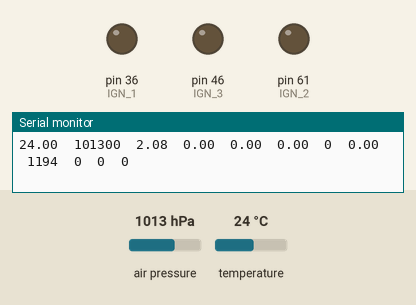
Recording of a sketch running on a simulated Arduino Mega 2560, built for the host (arithmetic inside an expression is 32-bit, double 64-bit). On the bench: output pins drawn as LEDs (lit = HIGH), the last lines printed to the serial monitor. The inputs (shaded band) are chosen by the test bench; at power-on: air pressure 1013 hPa, temperature 24 °C. Storage starts empty.

Above: at 1.2 s.
1.3 s: air pressure set to 1016 hPa
At 1.8 s:
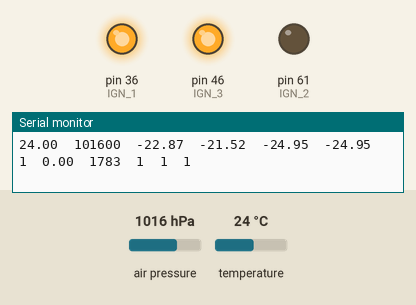
2.9 s: air pressure set to 952 hPa
At 5.6 s:
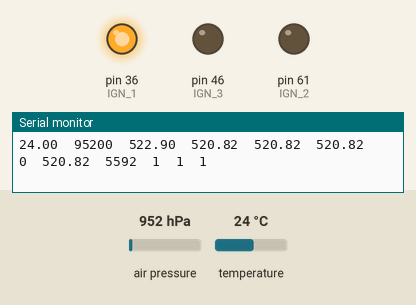
5.9 s: air pressure set to 954 hPa
At 6.5 s:
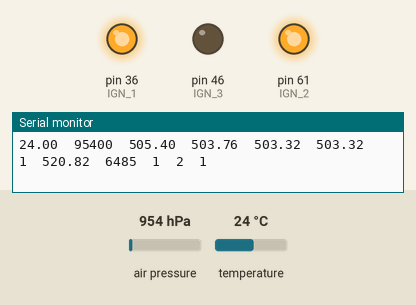
Timing chart, 0 to 13.0 s (numbered marks = the images above; inputs shaded):
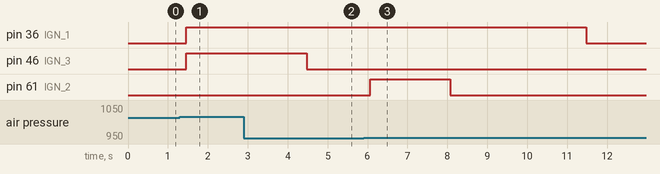

Measured:
- the behaviour switches between 1013 and 1014 hPa on air pressure (found by bisection; images 0 and 1)
- the behaviour switches between 952 and 953 hPa on air pressure (found by bisection; images 2 and 3)
- after the input at 1.3 s, pin 36 (IGN_1), pin 46 (IGN_3): LOW → HIGH after 0.16 s
- after the input at 2.9 s, pin 61 (IGN_2): stays LOW (without the input it goes to HIGH after 2.6 s)
- after the input at 5.9 s, pin 61 (IGN_2): LOW → HIGH after 0.16 s, → LOW 2.0 s later

The sketch:

C_Augusto.ino
```cpp
#include <Adafruit_BMP085.h>
#include <SPI.h>
#include <SD.h>

Adafruit_BMP085 bmp;

#define AMOSTRAS 20
#ifdef ARDUINO_AVR_MEGA2560
#define SD_CS_PIN 53
#else
#define SD_CS_PIN 10
#endif // ARDUINO_AVR_MEGA2560

#define IGN_1 36	/*act1*/
#define IGN_2 61	/*act2*/
#define IGN_3 46	/*act3*/
#define IGN_4 55	/*act4*/

#define HEAL_1 68	/*health 1*/
#define HEAL_2 62	/*health 2*/
#define HEAL_3 56	/*health 3*/
#define HEAL_4 58	/*health 4*/

#define BUZZ_PIN A0
#define BUZZ_CMD LOW

HardwareSerial &LoRa(Serial3);
HardwareSerial &GPS(Serial1);

const int chipSelect = 53;
float leituras[AMOSTRAS];
float leituras2[AMOSTRAS];
float soma = 0;
float soma2 = 0;
int indice = 0;
int indice1 = 0;
float altitudeTarada = 0;
char nomeSD[15];
int contagemSD = 0;
int contagemQUEDA = 0;
float alturaMAX = 0;
String dataString = "";
int altitude0ou1 = 0;
unsigned long tempoantigo = 0;
unsigned long tempoantigo2 = 0;
unsigned long tempoantigo3 = 0;
unsigned long temponovo = 0;
const long intervalo = 1000;
int paraquedascontador = 0;
int tempoparaquedas = 0;
int alturaparaquedas = 0;
int IGNSTATUS = LOW;
int IGNSTATUS2 = LOW;
int IGNSTATUS3 = LOW;
int desativarign = 0;
int desativarign2 = 0;
int desativarign3 = 0;

void setup() {
  Serial.begin(115200);
  if (!bmp.begin()) {
    Serial.println("Nao foi possivel encontrar o bmp085, verificar as conexoes!");
    while (1) {}
  }

  pinMode(IGN_1, OUTPUT);
  pinMode(IGN_2, OUTPUT);
  pinMode(IGN_3, OUTPUT);
  //pinMode(IGN_4,OUTPUT);

  for (int i = 0; i < 10; i++) {
    altitudeTarada += bmp.readAltitude();
  }
  altitudeTarada /= 10.0;

  Serial.println("Temperatura\tPressao\tAltitude\tNivel do mar\tAltitude Filtrada\tAltura\tParaquedas\tTempo");

  while (!Serial);

  Serial.print("Initializing SD card...");

  if (!SD.begin(chipSelect)) {
    Serial.println("initialization failed. Things to check:");
    Serial.println("1. is a card inserted?");
    Serial.println("2. is your wiring correct?");
    Serial.println("3. did you change the chipSelect pin to match your shield or module?");
    Serial.println("Note: press reset button on the board and reopen this Serial Monitor after fixing your issue!");
    while (true);
  }

  File dataFile = SD.open(nomeSD, FILE_WRITE);

do {
  if (contagemSD == 0) {
    sprintf(nomeSD, "dataC.txt");
  } else {
    sprintf(nomeSD, "dataC%03d.txt", contagemSD);
  }
  contagemSD++;

} while (SD.exists(nomeSD));

Serial.println(nomeSD);

dataFile = SD.open(nomeSD, FILE_WRITE);

if (dataFile) {
  dataFile.println("Temperatura\tPressao\tAltitude\tNivel do mar\tAltitude Filtrada\tAltura\t");
  dataFile.close();
} else {
  Serial.print("Erro ao abrir o arquivo: ");
  Serial.println(nomeSD);
}

Serial.println("initialization done.");

}

void loop() {

  float altitude = bmp.readAltitude();
  float altura = altitude - altitudeTarada;

  soma = soma - leituras[indice] + altura;
  leituras[indice] = altura;
  indice = (indice + 1) % AMOSTRAS;

  float altitudeFiltrada = soma / AMOSTRAS;

  soma2 = soma2 - leituras2[indice1] + altitudeFiltrada;
  leituras2[indice1] = altitudeFiltrada;
  indice1 = (indice1 + 1) % AMOSTRAS;
  float altitudeFiltrada2 = soma2 / AMOSTRAS;


  if(altitudeFiltrada2 < alturaMAX){
      contagemQUEDA++;
  }
  else if(altitudeFiltrada2 > alturaMAX){
    contagemQUEDA = 0;
    alturaMAX = altitudeFiltrada2;
  }

    if(contagemQUEDA >= 10){
      altitude0ou1 = 1;
    }else if (contagemQUEDA > 10 || contagemQUEDA < 10){
      altitude0ou1 = 0;
    }


  unsigned long tempoatual = millis();

  if (altitude0ou1 == 1 && desativarign == 0){
    IGNSTATUS = HIGH;
    digitalWrite(IGN_1,IGNSTATUS);
    tempoantigo = tempoatual;
    desativarign = 1;
  }
  if (tempoatual - tempoantigo >= 10000 && desativarign == 1){
    IGNSTATUS = LOW;
    digitalWrite(IGN_1,IGNSTATUS);
    desativarign = 2;
  }


  if (altitude0ou1 == 1 && desativarign2 == 0){
    tempoantigo2 = tempoatual;
    desativarign2 = 1;
  }
  if (altitude0ou1 == 1 && tempoatual - tempoantigo2 >= 4000 && desativarign2 == 1){
    IGNSTATUS2 = HIGH;
    digitalWrite(IGN_2, IGNSTATUS2);
    desativarign2 = 2;
    temponovo = tempoatual;
  }

  if (tempoatual - temponovo >= 2000 && desativarign2 == 2){
    IGNSTATUS2 = LOW;
    digitalWrite(IGN_2,IGNSTATUS2);
    desativarign2 = 3;
  }

  if(altitudeFiltrada2 <= -3 && altitude0ou1 == 1 && desativarign3 == 0){
    tempoantigo3 = tempoatual;
    IGNSTATUS3 = HIGH;
    digitalWrite(IGN_3,IGNSTATUS3);
    desativarign3 = 1;
  }

if(desativarign3 == 1 && tempoatual - tempoantigo3 >= 3000){
  IGNSTATUS3 = LOW;
  digitalWrite(IGN_3,IGNSTATUS3);
}


  String dataString = "";
  dataString += String(bmp.readTemperature()) + "\t";
  dataString += String(bmp.readPressure()) + "\t";
  dataString += String(altitude) + "\t";
  dataString += String(altitudeFiltrada2) + "\t";
  dataString += String(altitudeFiltrada) + "\t";
  dataString += String(altura) + "\t";
  dataString += String(altitude0ou1) + "\t";
  dataString += String(alturaMAX) + "\t";
  dataString += String(tempoatual) + "\t";
  dataString += String(desativarign) + "\t";
  dataString += String(desativarign2) + "\t";
  dataString += String(desativarign3) + "\t";

  Serial.println(dataString);

  File dataFile = SD.open(nomeSD, FILE_WRITE);
  if (dataFile) {
    dataFile.println(dataString);
    dataFile.close();
  } else {
    Serial.println("error opening:");
    Serial.println(nomeSD);
  }

}
```
